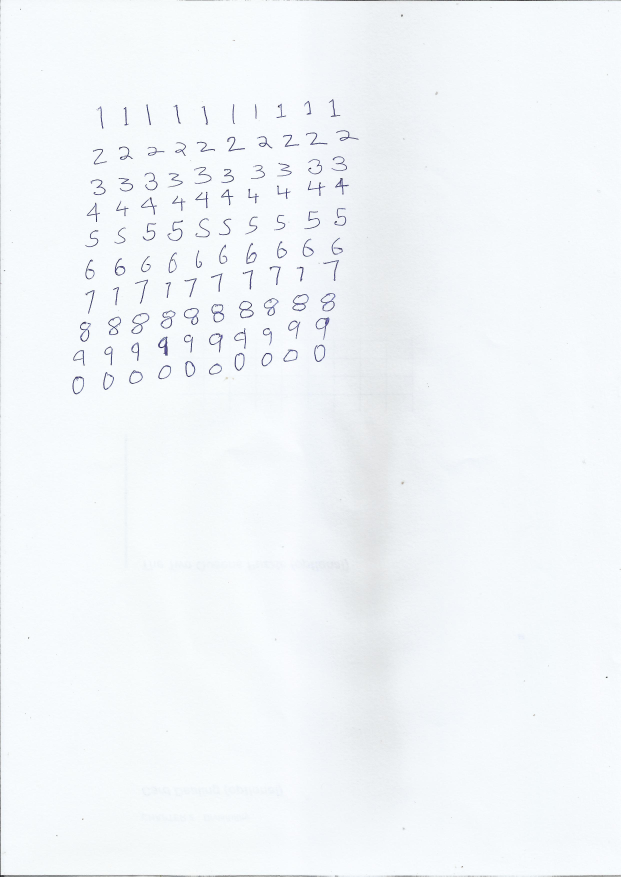
#> input picture custom_train_digits.jpg, 2481 x 3507 px, found by its file name (shown at 1/4 size)
$ python recog2.py
#> lines starting #> are read from the running program, lines starting #| are printed output that depends on the picture; after the words box and inside, x2 and y2 are one past the last pixel; in counts of white or black regions, pixels touching at a corner belong together
import numpy as np
from PIL import Image
import cv2
from skimage.feature import hog
from sklearn.model_selection import train_test_split
from sklearn.metrics import accuracy_score
from sklearn.utils import shuffle
from tensorflow.keras import layers, models
import matplotlib.pyplot as plt

DIGIT_WIDTH = 10
DIGIT_HEIGHT = 20
IMG_HEIGHT = 28
IMG_WIDTH = 28
CLASS_N = 10  # 0-9

# This method splits the input training image into small cells (of a single digit) and uses these cells as training data.
# The default training image (MNIST) is a 1000x1000 size image and each digit is of size 10x20. so we divide 1000/10 horizontally and 1000/20 vertically.
# [18 lines left out: functions split2d, load_digits, not called in this run]

def pixels_to_hog_20(img_array):
    hog_featuresData = []
    for img in img_array:
        fd, hog_image = hog(img,
                                orientations=10,
                                pixels_per_cell=(5, 5),
                                cells_per_block=(1, 1),
                                visualize=True,
                                block_norm='L2-Hys')

        hog_featuresData.append(fd)

    hog_features = np.array(hog_featuresData, 'float64')

    # Reshape to match the expected size for CNN input
    hog_features = hog_features.reshape(
        len(hog_featuresData), IMG_HEIGHT, IMG_WIDTH, 1)

    return np.float32(hog_features)
class KNN_MODEL():
    def __init__(self, k=3):
        self.k = k
        self.model = cv2.ml.KNearest_create()

    def train(self, samples, responses):
        self.model.train(samples, cv2.ml.ROW_SAMPLE, responses)

    def predict(self, samples):
        retval, results, neigh_resp, dists = self.model.findNearest(samples, self.k)
        return results.ravel()

class SVM_MODEL():
    # [7 lines left out: function __init__, not called in this run]

    def train(self, samples, responses):
        self.model.train(samples, cv2.ml.ROW_SAMPLE, responses)

    def predict(self, samples):
        results = self.model.predict(samples.reshape(-1, self.features))
        return results[1].ravel()

def get_digits(contours, hierarchy):
    hierarchy = hierarchy[0]
    bounding_rectangles = [cv2.boundingRect(ctr) for ctr in contours]
    final_bounding_rectangles = []
    u, indices = np.unique(hierarchy[:, -1], return_inverse=True)
    most_common_heirarchy = u[np.argmax(np.bincount(indices))]

    for r, hr in zip(bounding_rectangles, hierarchy):
        x, y, w, h = r
        if ((w * h) > 250) and (10 <= w <= 200) and (10 <= h <= 200) and hr[3] == most_common_heirarchy:
            final_bounding_rectangles.append(r)

    return final_bounding_rectangles

# [34 lines left out: function proc_user_img, not called in this run]

def get_contour_precedence(contour, cols):
    return contour[1] * cols + contour[0]  # row-wise ordering

def load_digits_custom(img_file):
#> called with img_file = 'git2\\custom_train_digits.jpg'
    train_data = []
    train_target = []
    start_class = 1
    im = cv2.imread(img_file)
#> im is the input picture: shape (3507, 2481, 3); mean B, G, R 249.2, 246.2, 242.3
    imgray = cv2.cvtColor(im, cv2.COLOR_BGR2GRAY)
    plt.imshow(imgray)
    kernel = np.ones((5, 5), np.uint8)

    ret, thresh = cv2.threshold(imgray, 127, 255, 0)
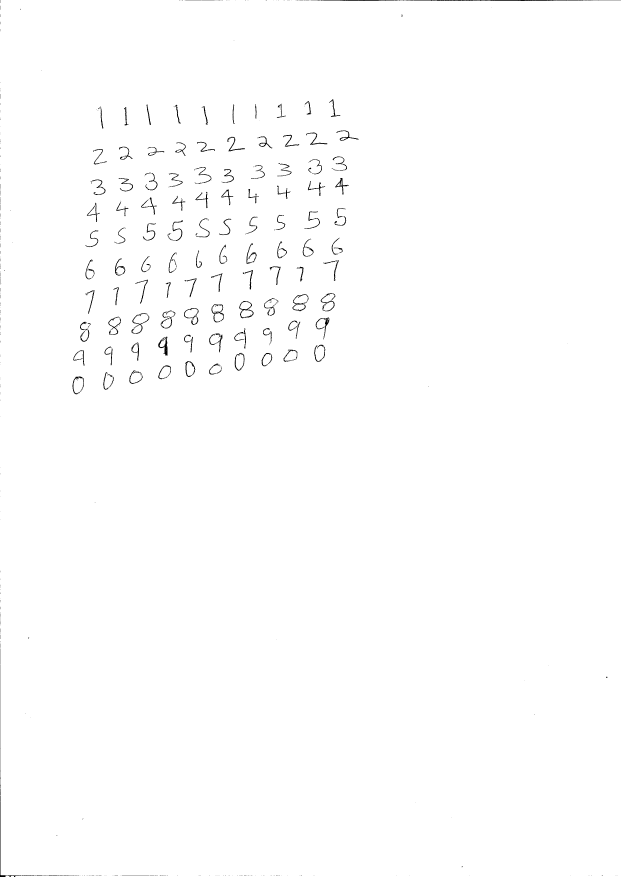
#> thresh: shape (3507, 2481) (shown at 1/4 size); 99.4% white; 577 black regions (433 under 20 px), largest, box (x1, y1, x2, y2) and area: (1242, 0, 2481, 4) 2789, (0, 2657, 297, 3507) 1799, (633, 1347, 670, 1423) 1005
    thresh = cv2.erode(thresh, kernel, iterations=1)
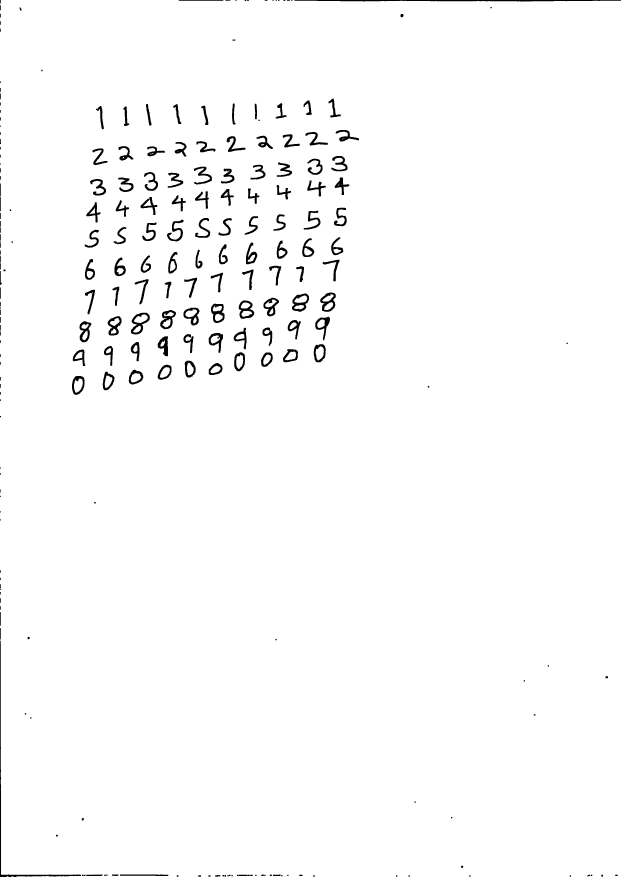
#> thresh: shape (3507, 2481) (shown at 1/4 size); 98.3% white; 242 black regions (18 under 20 px), largest, box (x1, y1, x2, y2) and area: (1178, 0, 2481, 6) 5683, (0, 2572, 324, 3507) 5172, (524, 1251, 599, 1338) 2335
    thresh = cv2.dilate(thresh, kernel, iterations=1)
#> thresh: shape (3507, 2481); 99.3% white; 257 black regions (134 under 20 px)
    thresh = cv2.erode(thresh, kernel, iterations=1)

    contours, hierarchy = cv2.findContours(thresh, cv2.RETR_TREE, cv2.CHAIN_APPROX_SIMPLE)
#> contours = 226 contours, 12 with area under 20; largest, box (x1, y1, x2, y2) and area: (0, 0, 2481, 3507) 8679563, (523, 1250, 600, 1339) 4200, (1167, 1173, 1237, 1248) 3766, (1280, 1169, 1344, 1248) 3652, (954, 1201, 1018, 1276) 3553
    digits_rectangles = get_digits(contours, hierarchy)
#> in get_digits, `bounding_rectangles = [cv2.boundingRect(ctr) for ctr in contours]`: bounding_rectangles = 226 items, first 6: (45, 3505, 9, 2), (26, 3504, 10, 3), (0, 0, 2481, 3507), (2278, 3500, 7, 7), (1876, 3500, 7, 7), (1633, 3500, 7, 7)
#> in get_digits, `u, indices = np.unique(hierarchy[:, -1], return_inverse=True)`: u = 46 values from -1 to 207; indices = 226 values, max 45 at index 208, min 0 at index 0, mean 7.3
#> in get_digits, `most_common_heirarchy = u[np.argmax(np.bincount(indices))]`: most_common_heirarchy = 2
#> the loop in get_digits, `for r, hr in zip(bounding_rectangles, hierarchy):` made 226 passes
#> (hr, x, y, w, h) on passes 1 to 3: ([1, -1, -1, -1], 45, 3505, 9, 2), ([2, 0, -1, -1], 26, 3504, 10, 3), ([-1, 1, 3, -1], 0, 0, 2481, 3507)
#> after the loop in get_digits, `for r, hr in zip(bounding_rectangles, hierarchy):`: final_bounding_rectangles = 100 items, first 6: (287, 1503, 52, 77), (410, 1486, 49, 76), (514, 1478, 60, 61), (630, 1458, 57, 62), (834, 1451, 57, 50), (738, 1442, 46, 69)
#> digits_rectangles has the same summary as final_bounding_rectangles in get_digits

    digits_rectangles.sort(key=lambda x: get_contour_precedence(x, im.shape[1]))

    for index, rect in enumerate(digits_rectangles):
        x, y, w, h = rect
        cv2.rectangle(im, (x, y), (x + w, y + h), (0, 255, 0), 2)
        im_digit = imgray[y:y + h, x:x + w]
        im_digit = (255 - im_digit)

        im_digit = cv2.resize(im_digit, (IMG_WIDTH, IMG_HEIGHT))
        train_data.append(im_digit)
        train_target.append(start_class % 10)

        if index > 0 and (index + 1) % 10 == 0:
            start_class += 1
#> this loop made 100 passes
#> (x, y, w, h) on passes 1 to 12: (1313, 394, 51, 77), (1213, 401, 35, 60), (1102, 412, 45, 63), (927, 413, 16, 86), (1018, 414, 11, 64), (583, 415, 24, 88), (692, 416, 34, 81), (804, 422, 30, 79), (383, 423, 33, 95), (493, 425, 25, 80), (1342, 519, 95, 48), (1221, 527, 91, 56)
#> pass 1, in load_digits_custom, `im_digit = cv2.resize(im_digit, (IMG_WIDTH, IMG_HEIGHT))`:
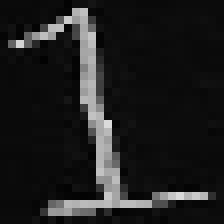
#> im_digit: shape (28, 28) (shown 8 times larger); min 2, max 219, mean 30.3
#> pass 2, in load_digits_custom, `im_digit = imgray[y:y + h, x:x + w]`:
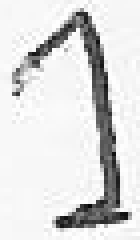
#> im_digit: shape (60, 35) (shown 4 times larger); min 5, max 254, mean 219.3
#> after the loop:
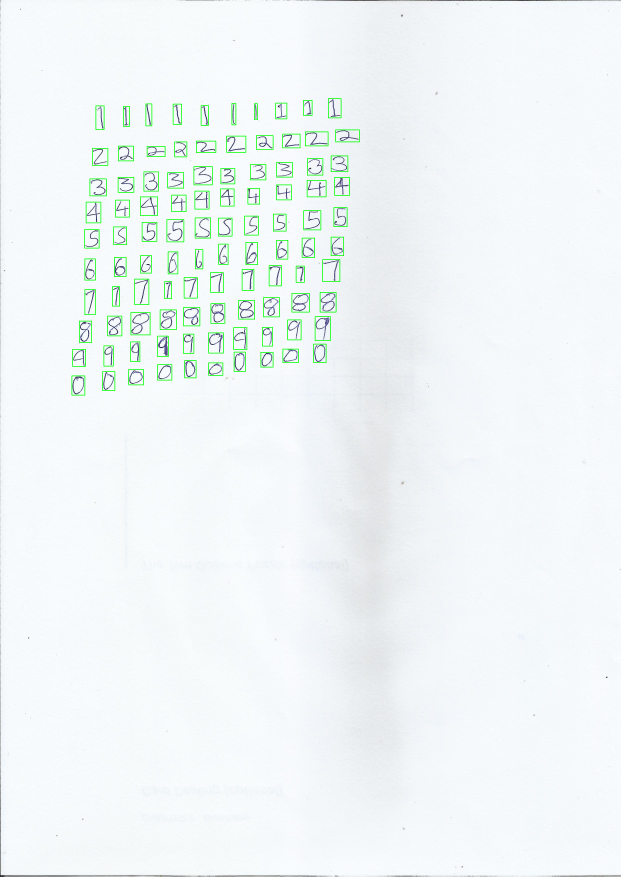
#> im: shape (3507, 2481, 3) (shown at 1/4 size); mean B, G, R 247, 246.2, 240.1
#> after the loop:
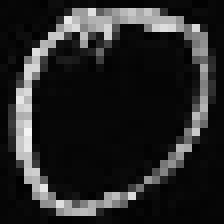
#> im_digit: shape (28, 28) (shown 8 times larger); min 1, max 245, mean 38.1
#> after the loop, start_class = 11; train_data = 100 items; train_target = 100 values, max 9 at index 80, min 0 at index 90, mean 4.5
    cv2.imwrite("training_box_overlay.png", im)

    return np.array(train_data), np.array(train_target)

# ------------------data preparation--------------------------------------------

TRAIN_MNIST_IMG = 'git2\digits.png'
TRAIN_USER_IMG = 'git2\custom_train_digits.jpg'
TEST_USER_IMG = r'git2\test2.jpg'

digits, labels = load_digits_custom(TRAIN_USER_IMG)
#> labels has the same summary as train_target in load_digits_custom

print('train data shape', digits.shape)
#| train data shape (100, 28, 28)
print('test data shape', labels.shape)
#| test data shape (100,)

digits, labels = shuffle(digits, labels, random_state=256)
#> labels = 100 values, max 9 at index 0, min 0 at index 32, mean 4.5
train_digits_data = pixels_to_hog_20(digits)
#> the loop in pixels_to_hog_20, `for img in img_array:` made 100 passes
#> after the loop in pixels_to_hog_20, `for img in img_array:`: hog_featuresData = 100 items
#> in pixels_to_hog_20, `hog_features = np.array(hog_featuresData, 'float64')`:
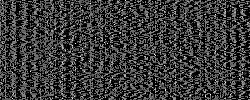
#> hog_features: shape (100, 250) float64; min 0, max 1, mean 0.227
#> (the run stopped early here; a loop or call above may not have finished)

$ run again, with test1.jpg copied over custom_train_digits.jpg
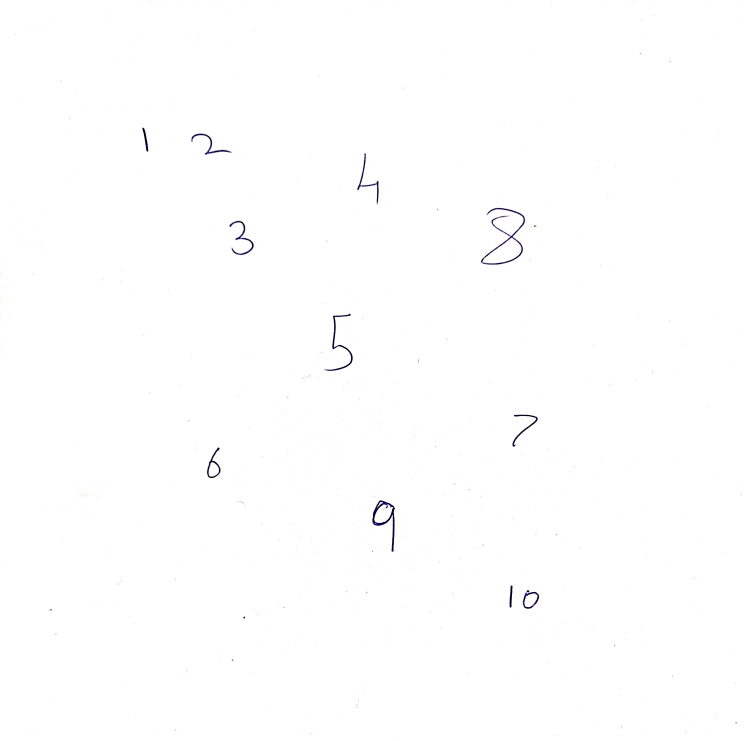
#> input picture test1.jpg, 2975 x 2962 px, found by its file name (shown at 1/4 size)
#> in load_digits_custom, im is the input picture: shape (2962, 2975, 3); mean B, G, R 254.5, 254.3, 254.4
#> in load_digits_custom, `thresh = cv2.erode(thresh, kernel, iterations=1)`:
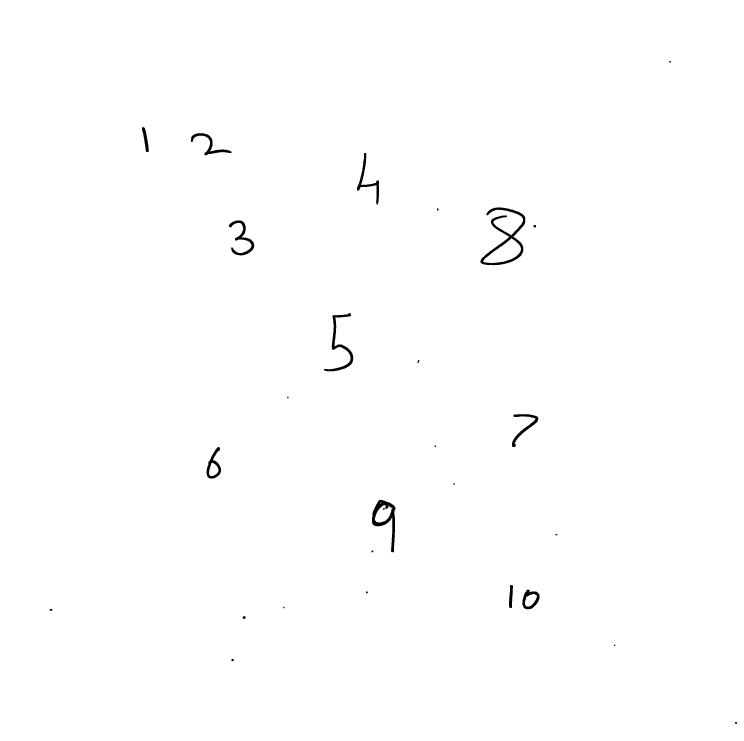
#> thresh: shape (2962, 2975) (shown at 1/4 size); 99.6% white; 28 black regions, largest, box (x1, y1, x2, y2) and area: (1922, 830, 2101, 1061) 8103, (1488, 2000, 1582, 2209) 5715, (1296, 1253, 1413, 1485) 4448
#> contours = 35 contours, 2 with area under 20; largest, box (x1, y1, x2, y2) and area: (0, 0, 2975, 2962) 8806014, (1921, 829, 2102, 1062) 16485, (1487, 1999, 1583, 2210) 9080, (1932, 953, 2084, 1052) 7647, (1295, 1252, 1414, 1486) 4864
#> bounding_rectangles = 35 items, first 6: (0, 0, 2975, 2962), (2939, 2887, 10, 9), (925, 2635, 11, 11), (2455, 2578, 7, 7), (970, 2464, 13, 12), (198, 2435, 12, 9)
#> u = [-1, 0, 8, 14, 15, 19, 29]; indices = 35 values, max 6 at index 30, min 0 at index 0, mean 1.49
#> most_common_heirarchy = 0
#> the loop in get_digits, `for r, hr in zip(bounding_rectangles, hierarchy):` made 35 passes
#> (hr, x, y, w, h) on passes 1 to 8: ([-1, -1, 1, -1], 0, 0, 2975, 2962), ([2, -1, -1, 0], 2939, 2887, 10, 9), ([3, 1, -1, 0], 925, 2635, 11, 11), ([4, 2, -1, 0], 2455, 2578, 7, 7), ([5, 3, -1, 0], 970, 2464, 13, 12), ([6, 4, -1, 0], 198, 2435, 12, 9), ([7, 5, -1, 0], 1132, 2426, 7, 8), ([8, 6, -1, 0], 1463, 2365, 9, 9)
#> after the loop in get_digits, `for r, hr in zip(bounding_rectangles, hierarchy):`: final_bounding_rectangles = [(2088, 2358, 71, 80), (2035, 2339, 18, 94), (825, 1788, 60, 127), (2047, 1656, 107, 133), (915, 881, 103, 142), (763, 532, 164, 90), (567, 508, 29, 101)]
#> digits_rectangles has the same summary as final_bounding_rectangles in get_digits
#> the loop in load_digits_custom, `for index, rect in enumerate(digits_rectangles):` made 7 passes
#> after the loop in load_digits_custom, `for index, rect in enumerate(digits_rectangles):`: start_class = 1; train_data = 7 items; train_target = [1, 1, 1, 1, 1, 1, 1]
#| train data shape (7, 28, 28)
#| test data shape (7,)
#> the loop in pixels_to_hog_20, `for img in img_array:` made 7 passes
#> pass 3, in pixels_to_hog_20, `fd, hog_image = hog(img, orientations=10, pixels_per_cell=(5, 5), cell..`:
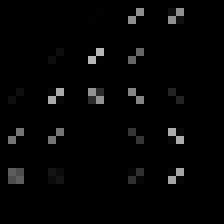
#> hog_image: shape (28, 28) float64 (shown 8 times larger); min 0, max 183.5, mean 5.3
#> after the loop in pixels_to_hog_20, `for img in img_array:`: hog_featuresData = 7 items

$ run again, with test3.jpg copied over custom_train_digits.jpg
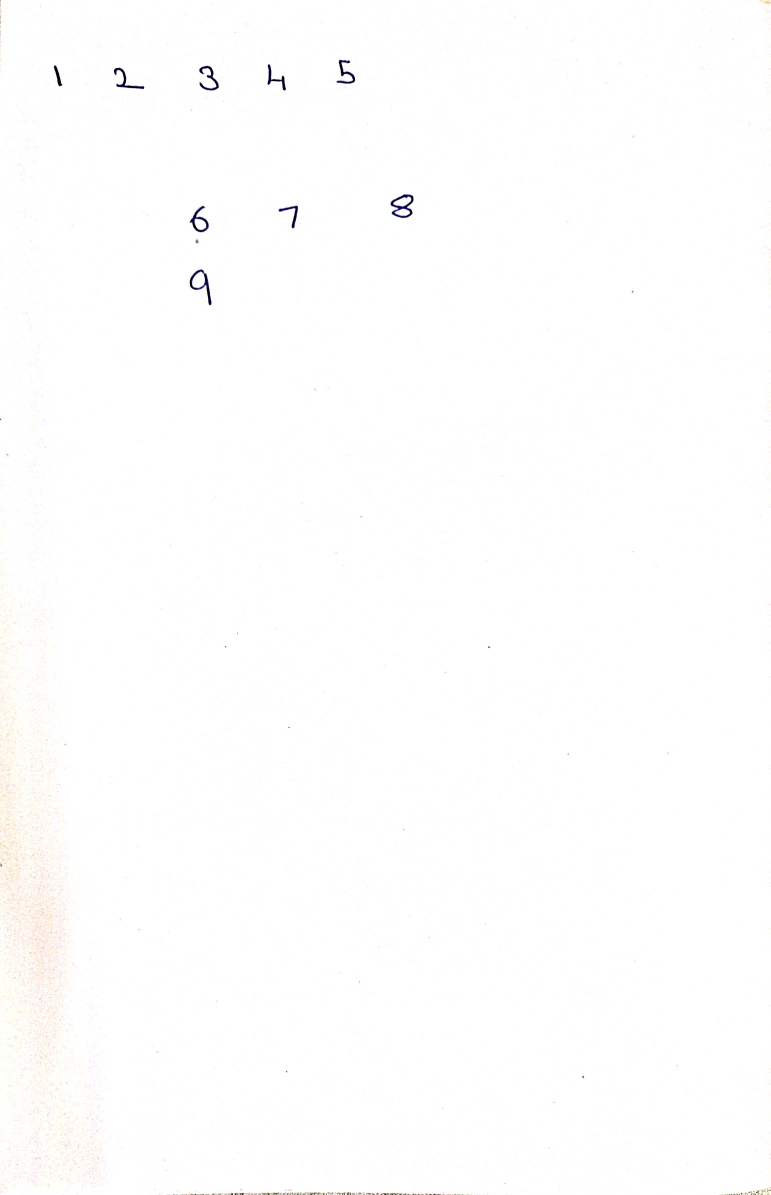
#> input picture test3.jpg, 2311 x 3584 px, found by its file name (shown at 1/3 size)
#> in load_digits_custom, im is the input picture: shape (3584, 2311, 3); mean B, G, R 253.9, 254.2, 254.4
#> in load_digits_custom, `thresh = cv2.erode(thresh, kernel, iterations=1)`:
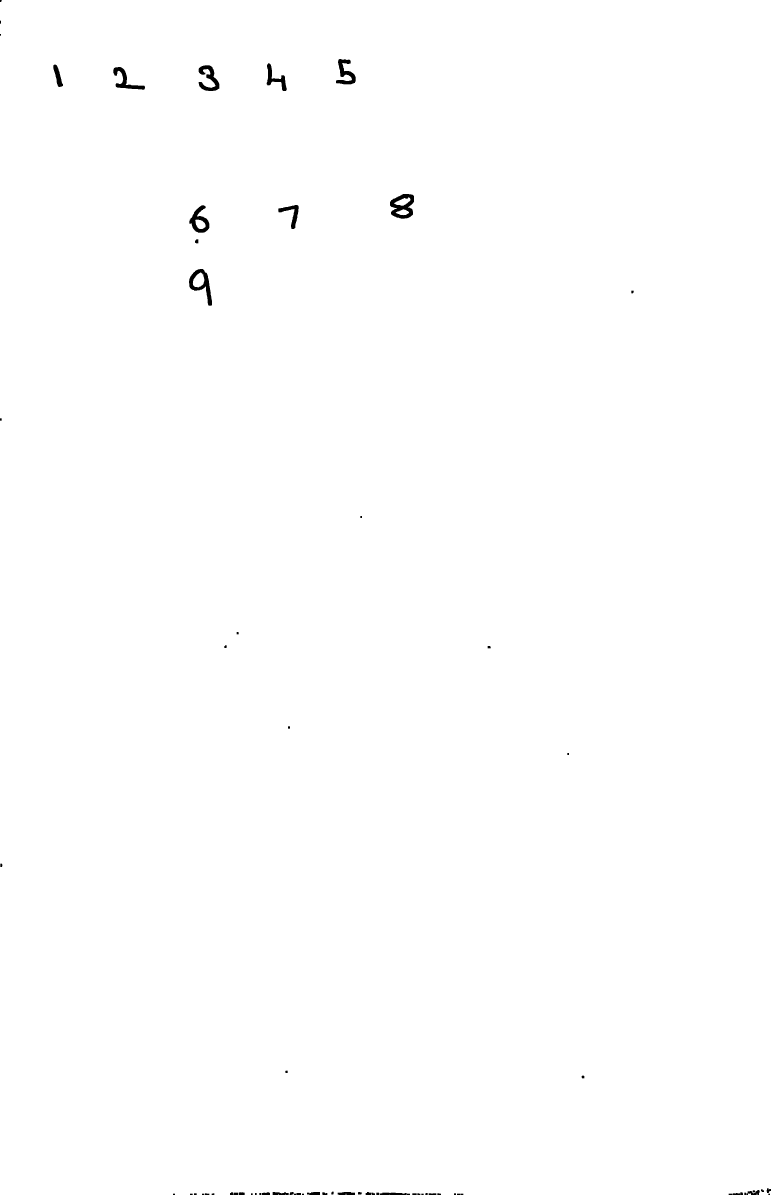
#> thresh: shape (3584, 2311) (shown at 1/3 size); 99.7% white; 69 black regions (5 under 20 px), largest, box (x1, y1, x2, y2) and area: (1170, 582, 1242, 656) 2961, (567, 807, 636, 917) 2586, (596, 196, 658, 273) 2215
#> contours = 36 contours, 7 with area under 20; largest, box (x1, y1, x2, y2) and area: (0, 0, 2311, 3584) 8272924, (1169, 581, 1243, 657) 4209, (566, 806, 637, 918) 3834, (567, 615, 629, 699) 2945, (595, 195, 659, 274) 2395
#> bounding_rectangles = 36 items, first 6: (2221, 3583, 1, 1), (1167, 3583, 1, 1), (834, 3583, 3, 1), (857, 3582, 1, 2), (2270, 3581, 2, 3), (1037, 3581, 2, 3)
#> u = [-1, 7, 22, 25, 28]; indices = 36 values, max 4 at index 29, min 0 at index 0, mean 1.03
#> most_common_heirarchy = 7
#> the loop in get_digits, `for r, hr in zip(bounding_rectangles, hierarchy):` made 36 passes
#> (hr, x, y, w, h) on passes 1 to 8: ([1, -1, -1, -1], 2221, 3583, 1, 1), ([2, 0, -1, -1], 1167, 3583, 1, 1), ([3, 1, -1, -1], 834, 3583, 3, 1), ([4, 2, -1, -1], 857, 3582, 1, 2), ([5, 3, -1, -1], 2270, 3581, 2, 3), ([6, 4, -1, -1], 1037, 3581, 2, 3), ([7, 5, -1, -1], 2244, 3579, 9, 5), ([-1, 6, 8, -1], 0, 0, 2311, 3584)
#> after the loop in get_digits, `for r, hr in zip(bounding_rectangles, hierarchy):`: final_bounding_rectangles = [(566, 806, 71, 112), (567, 615, 62, 84), (834, 614, 63, 74), (1169, 581, 74, 76), (339, 200, 97, 70), (595, 195, 64, 79), (159, 193, 31, 69), (799, 189, 62, 85), (1007, 176, 61, 78)]
#> digits_rectangles has the same summary as final_bounding_rectangles in get_digits
#> the loop in load_digits_custom, `for index, rect in enumerate(digits_rectangles):` made 9 passes
#> after the loop in load_digits_custom, `for index, rect in enumerate(digits_rectangles):`: start_class = 1; train_data = 9 items; train_target = [1, 1, 1, 1, 1, 1, 1, 1, 1]
#| train data shape (9, 28, 28)
#| test data shape (9,)
#> the loop in pixels_to_hog_20, `for img in img_array:` made 9 passes
#> pass 3, in pixels_to_hog_20, `fd, hog_image = hog(img, orientations=10, pixels_per_cell=(5, 5), cell..`:
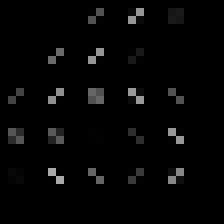
#> hog_image: shape (28, 28) float64 (shown 8 times larger); min 0, max 169.7, mean 5.6
#> after the loop in pixels_to_hog_20, `for img in img_array:`: hog_featuresData = 9 items
